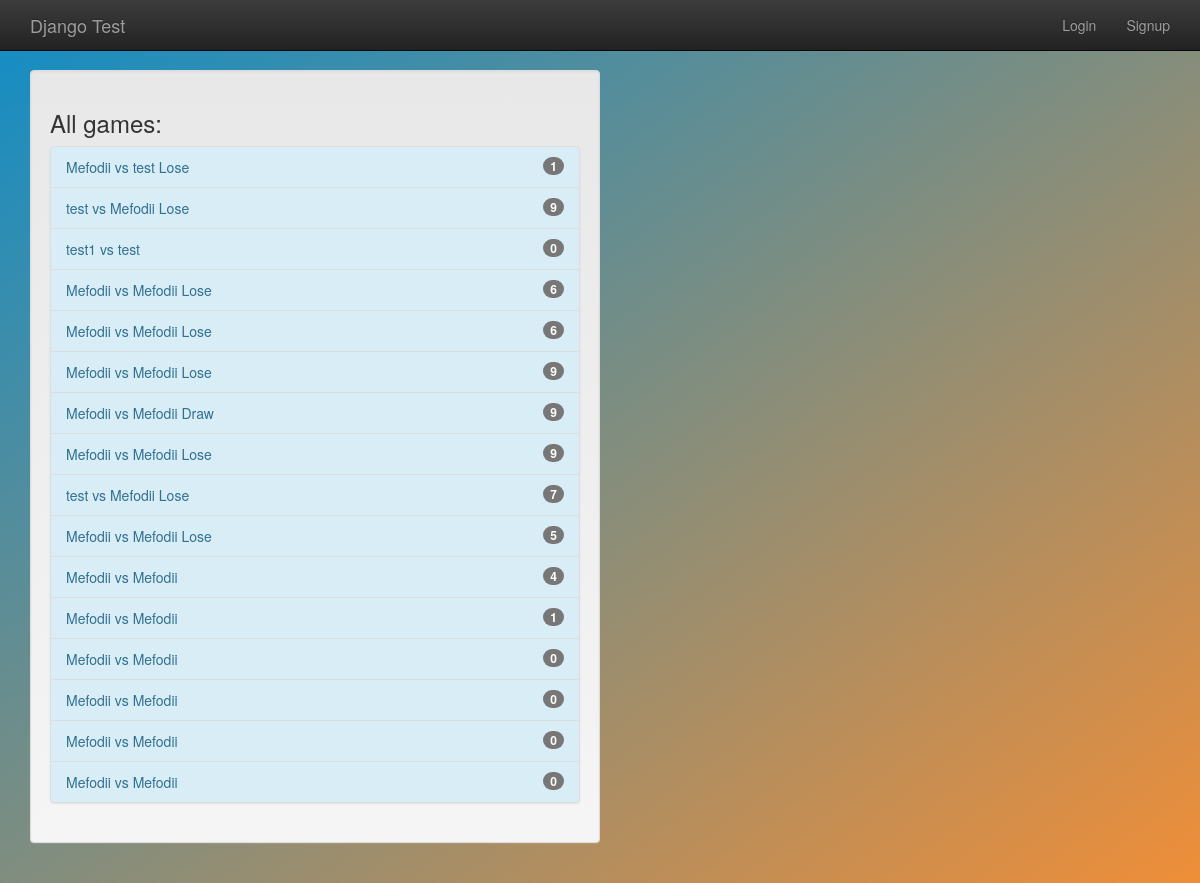
Page /games/all_games on the earlier database version.
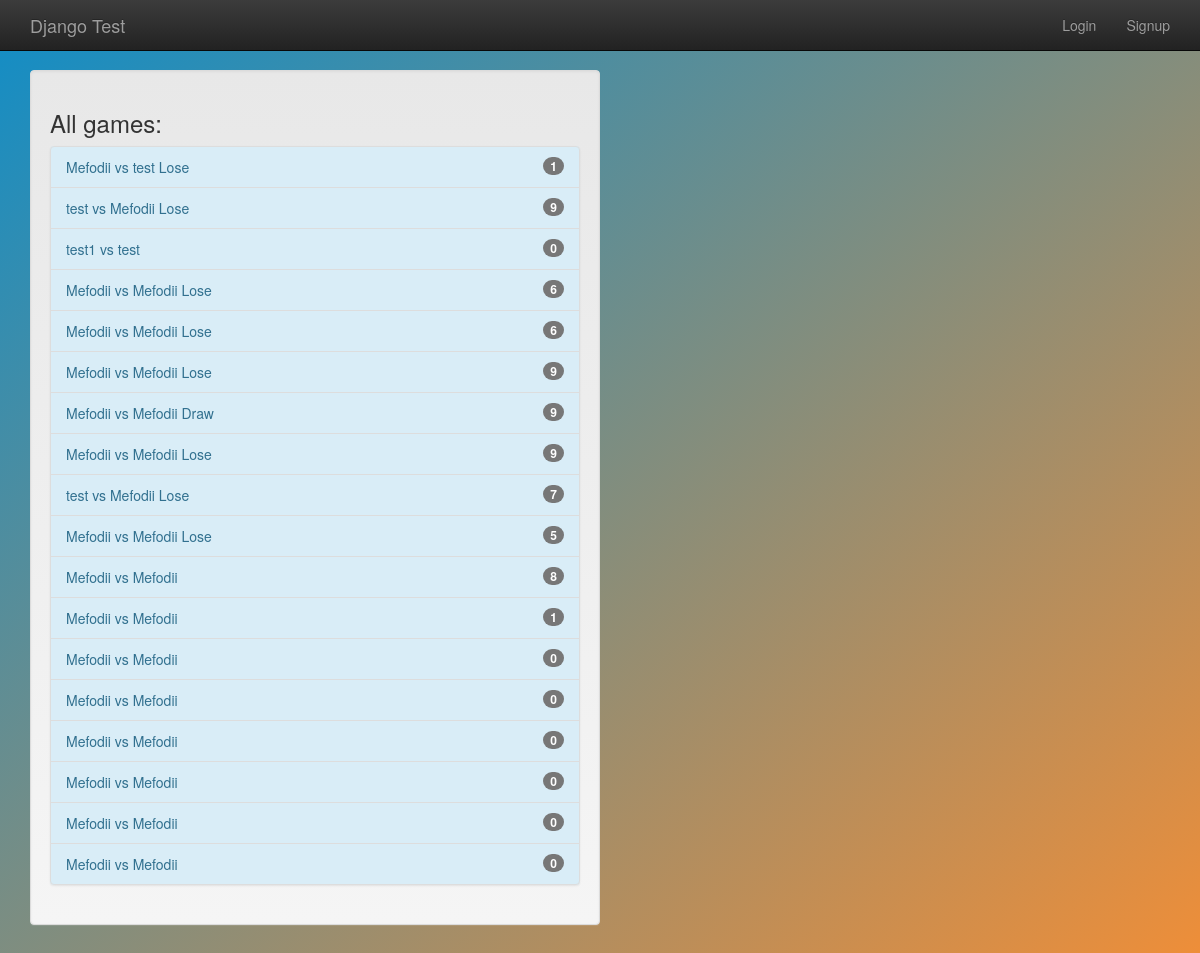
Same page on the later database version.
### gameplay/models.py (models this page shows, shortened)
class Game(models.Model):
    first_player = models.ForeignKey(User, related_name="games_first_player", on_delete=models.CASCADE)
    second_player = models.ForeignKey(User, related_name="games_second_player", on_delete=models.CASCADE)
    start_time = models.DateTimeField(auto_now_add=True)
    last_active = models.DateTimeField(auto_now=True)
    status = models.CharField(max_length=1, default='F', choices=GAME_STATUS_CHOICES)
    objects = GameQuerySet.as_manager()
    def get_absolute_url(self):
        return reverse("gameplay_detail", args=[self.id])
    def __str__(self):
        return "{0} vs {1}".format(self.first_player, self.second_player)

### gameplay/views.py (the view)
# urls.py: path("all_games", AllGamesList.as_view()),
class AllGamesList(ListView):
    model = Game

### templates/gameplay/game_list.html
{% extends "base.html" %}
{% block content %}
    <div class="well col-sm-6">
        <h3>All games:</h3>
        {% include "player/game_list_snippet.html" with games_list=object_list %}
    </div>
{% endblock %}

### templates/base.html (shortened to what this page needs)
{% load staticfiles %}
<!doctype html>
<html class="no-js" lang="">
    <head>
        {% block styling %}
            <link rel="stylesheet" href="{% static 'css/bootstrap.min.css' %}">
            <link rel="stylesheet" href="{% static 'css/bootstrap-theme.min.css' %}">
            <link rel="stylesheet" href="{% static 'css/main.css' %}">
            <link rel="stylesheet" href="{% static 'css/gameplay/game_detail.css' %}">
            <link rel="stylesheet" href="{% static 'css/player/home.css' %}">
        {% endblock styling %}
    </head>
    <body ng-app="tictactoe.demo">
        <nav class="navbar navbar-inverse navbar-fixed-top" role="navigation">
          <div class="container">
            <div class="navbar-header">
              <a class="navbar-brand" href="/">Django Test</a>
            </div>
            <ul class="nav navbar-nav navbar-right">
                {% if user.is_authenticated %}
                    <li><a href="{% url 'player_logout' %}">Logout</a></li>
                {% else %}
                    <li><a href="{% url 'player_login' %}">Login</a></li>
                    <li><a href="{% url 'player_signup' %}">Signup</a></li>
                {% endif %}
            </ul>
          </div>
        </nav>
        <div class="container">
            {% block content %}
            {% endblock %}
        </div>
    </body>
</html>

### templates/player/game_list_snippet.html
{% if games_list %}
    <div class="list-group bg-info">
        {% for game in games_list %}
            <a class="list-group-item list-group-item-info"
               href="{{ game.get_absolute_url }}">
                {{ game }}
                {% if game.status not in "FS" %}
                    {% if game.status == "D" %}
                        Draw
                    {% elif game.status == "W" and user == game.first_player %}
                        Win
                    {% elif game.status == "L" and user == game.second_player %}
                        Win
                    {% else %}
                        Lose
                    {% endif %}
                {% endif %}
                <span class="badge">{{ game.move_set.count }}</span>
            </a>
        {% endfor %}
    </div>
{% endif %}

### templates/base.html (style rules this page uses)
body { padding-top: 70px; padding-bottom: 20px; background: linear-gradient(to bottom right, #108dc7, #ef8e38) fixed; }

Differences in the rows shown:
changed Game (number 11 of 18 on the later page): move_set.count "4" → "8"
added Game: first_player+second_player "Mefodii vs Mefodii", move_set.count "0"
added Game: first_player+second_player "Mefodii vs Mefodii", move_set.count "0"
